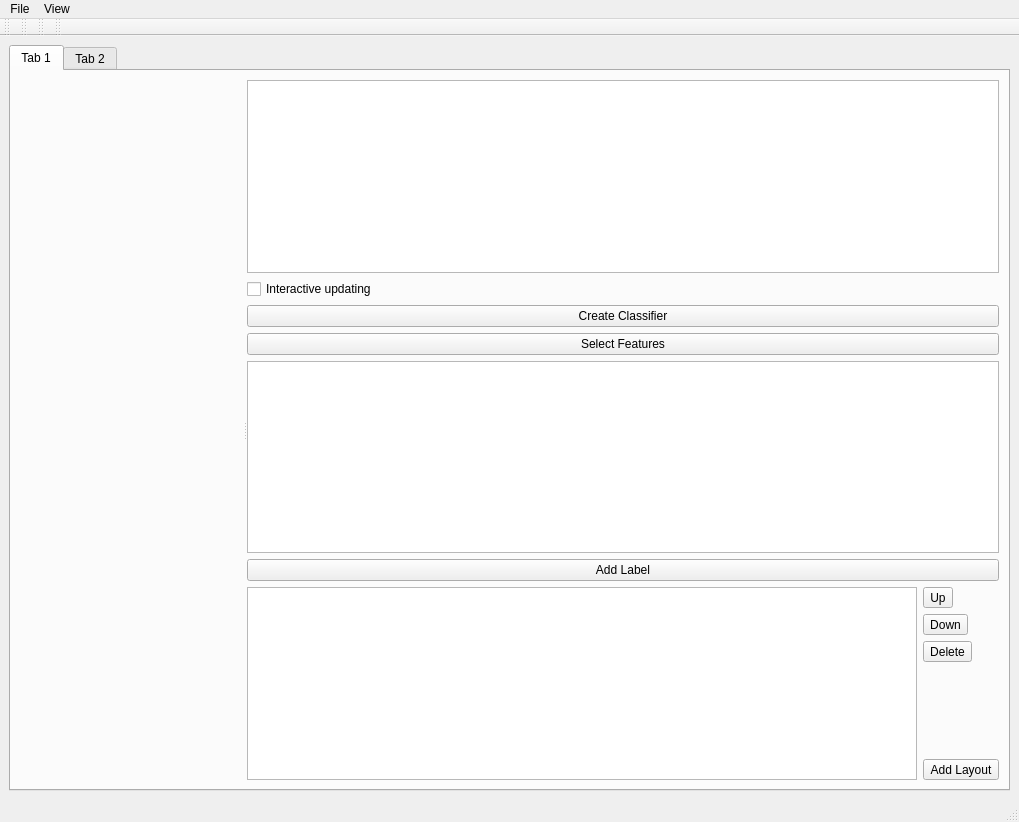
<?xml version="1.0" encoding="UTF-8"?>
<ui version="4.0">
 <class>ClassificationWorkflowWindow</class>
 <widget class="QMainWindow" name="ClassificationWorkflowWindow">
  <property name="geometry">
   <rect>
    <x>0</x>
    <y>0</y>
    <width>1019</width>
    <height>667</height>
   </rect>
  </property>
  <property name="windowTitle">
   <string>Ilastik Classification Workflow</string>
  </property>
  <widget class="QWidget" name="centralwidget">
   <layout class="QVBoxLayout" name="verticalLayout_3">
    <item>
     <widget class="QTabWidget" name="tabWidget">
      <property name="currentIndex">
       <number>0</number>
      </property>
      <widget class="QWidget" name="tab">
       <attribute name="title">
        <string>Tab 1</string>
       </attribute>
       <layout class="QHBoxLayout" name="horizontalLayout_2">
        <item>
         <widget class="QSplitter" name="splitter">
          <property name="orientation">
           <enum>Qt::Horizontal</enum>
          </property>
          <widget class="VolumeEditorWidget" name="volumeEditorWidget" native="true"/>
          <widget class="QWidget" name="widget" native="true">
           <property name="sizePolicy">
            <sizepolicy hsizetype="Minimum" vsizetype="Minimum">
             <horstretch>0</horstretch>
             <verstretch>0</verstretch>
            </sizepolicy>
           </property>
           <layout class="QVBoxLayout" name="verticalLayout_2">
            <item>
             <widget class="QListWidget" name="fileListWidget"/>
            </item>
            <item>
             <widget class="QCheckBox" name="checkInteractive">
              <property name="enabled">
               <bool>true</bool>
              </property>
              <property name="text">
               <string>Interactive updating</string>
              </property>
             </widget>
            </item>
            <item>
             <widget class="QPushButton" name="StartClassificationButton">
              <property name="sizePolicy">
               <sizepolicy hsizetype="Minimum" vsizetype="Fixed">
                <horstretch>0</horstretch>
                <verstretch>0</verstretch>
               </sizepolicy>
              </property>
              <property name="text">
               <string>Create Classifier</string>
              </property>
             </widget>
            </item>
            <item>
             <widget class="QPushButton" name="SelectFeaturesButton">
              <property name="sizePolicy">
               <sizepolicy hsizetype="Minimum" vsizetype="Fixed">
                <horstretch>0</horstretch>
                <verstretch>0</verstretch>
               </sizepolicy>
              </property>
              <property name="text">
               <string>Select Features</string>
              </property>
             </widget>
            </item>
            <item>
             <widget class="LabelListView" name="labelListView">
              <property name="sizePolicy">
               <sizepolicy hsizetype="Minimum" vsizetype="Expanding">
                <horstretch>0</horstretch>
                <verstretch>0</verstretch>
               </sizepolicy>
              </property>
             </widget>
            </item>
            <item>
             <widget class="QPushButton" name="AddLabelButton">
              <property name="text">
               <string>Add Label</string>
              </property>
             </widget>
            </item>
            <item>
             <widget class="QWidget" name="widget" native="true">
              <property name="sizePolicy">
               <sizepolicy hsizetype="Minimum" vsizetype="Preferred">
                <horstretch>0</horstretch>
                <verstretch>0</verstretch>
               </sizepolicy>
              </property>
              <layout class="QHBoxLayout" name="horizontalLayout">
               <property name="margin">
                <number>0</number>
               </property>
               <item>
                <widget class="LayerWidget" name="layerWidget">
                 <property name="sizePolicy">
                  <sizepolicy hsizetype="Expanding" vsizetype="Expanding">
                   <horstretch>0</horstretch>
                   <verstretch>0</verstretch>
                  </sizepolicy>
                 </property>
                </widget>
               </item>
               <item>
                <widget class="QWidget" name="widget" native="true">
                 <layout class="QVBoxLayout" name="verticalLayout">
                  <property name="margin">
                   <number>0</number>
                  </property>
                  <item>
                   <widget class="QToolButton" name="UpButton">
                    <property name="toolTip">
                     <string>move layer up</string>
                    </property>
                    <property name="text">
                     <string>Up</string>
                    </property>
                    <property name="icon">
                     <iconset>
                      <normaloff>../icons/go-up.png</normaloff>../icons/go-up.png</iconset>
                    </property>
                   </widget>
                  </item>
                  <item>
                   <widget class="QToolButton" name="DownButton">
                    <property name="toolTip">
                     <string>move layer down</string>
                    </property>
                    <property name="text">
                     <string>Down</string>
                    </property>
                    <property name="icon">
                     <iconset>
                      <normaloff>../icons/go-down.png</normaloff>../icons/go-down.png</iconset>
                    </property>
                   </widget>
                  </item>
                  <item>
                   <widget class="QToolButton" name="DeleteButton">
                    <property name="toolTip">
                     <string>delete layer</string>
                    </property>
                    <property name="text">
                     <string>Delete</string>
                    </property>
                    <property name="icon">
                     <iconset>
                      <normaloff>../icons/list-remove.png</normaloff>../icons/list-remove.png</iconset>
                    </property>
                   </widget>
                  </item>
                  <item>
                   <spacer name="verticalSpacer">
                    <property name="orientation">
                     <enum>Qt::Vertical</enum>
                    </property>
                    <property name="sizeHint" stdset="0">
                     <size>
                      <width>20</width>
                      <height>40</height>
                     </size>
                    </property>
                   </spacer>
                  </item>
                  <item>
                   <widget class="QToolButton" name="AddLayOutButton">
                    <property name="toolTip">
                     <string>add new layer</string>
                    </property>
                    <property name="text">
                     <string>Add Layout</string>
                    </property>
                    <property name="icon">
                     <iconset>
                      <normaloff>../icons/list-add.png</normaloff>../icons/list-add.png</iconset>
                    </property>
                   </widget>
                  </item>
                 </layout>
                </widget>
               </item>
              </layout>
             </widget>
            </item>
           </layout>
          </widget>
         </widget>
        </item>
       </layout>
      </widget>
      <widget class="QWidget" name="tab_2">
       <attribute name="title">
        <string>Tab 2</string>
       </attribute>
      </widget>
     </widget>
    </item>
   </layout>
  </widget>
  <widget class="QMenuBar" name="menubar">
   <property name="geometry">
    <rect>
     <x>0</x>
     <y>0</y>
     <width>1019</width>
     <height>27</height>
    </rect>
   </property>
   <widget class="QMenu" name="menuFile">
    <property name="title">
     <string>File</string>
    </property>
    <addaction name="actionOpen"/>
    <addaction name="actionQuit"/>
   </widget>
   <widget class="QMenu" name="menuView">
    <property name="title">
     <string>View</string>
    </property>
    <addaction name="actionFit_to_The_Screen"/>
    <addaction name="actionShowDebugPatches"/>
   </widget>
   <addaction name="menuFile"/>
   <addaction name="menuView"/>
  </widget>
  <widget class="QStatusBar" name="statusbar"/>
  <widget class="QToolBar" name="toolBar">
   <property name="windowTitle">
    <string>toolBar</string>
   </property>
   <attribute name="toolBarArea">
    <enum>TopToolBarArea</enum>
   </attribute>
   <attribute name="toolBarBreak">
    <bool>false</bool>
   </attribute>
  </widget>
  <widget class="QToolBar" name="toolBar_2">
   <property name="windowTitle">
    <string>toolBar_2</string>
   </property>
   <attribute name="toolBarArea">
    <enum>TopToolBarArea</enum>
   </attribute>
   <attribute name="toolBarBreak">
    <bool>false</bool>
   </attribute>
  </widget>
  <widget class="QToolBar" name="toolBar_3">
   <property name="windowTitle">
    <string>toolBar_3</string>
   </property>
   <attribute name="toolBarArea">
    <enum>TopToolBarArea</enum>
   </attribute>
   <attribute name="toolBarBreak">
    <bool>false</bool>
   </attribute>
  </widget>
  <widget class="QToolBar" name="toolBar_4">
   <property name="windowTitle">
    <string>toolBar_4</string>
   </property>
   <attribute name="toolBarArea">
    <enum>TopToolBarArea</enum>
   </attribute>
   <attribute name="toolBarBreak">
    <bool>false</bool>
   </attribute>
  </widget>
  <action name="actionOpen">
   <property name="icon">
    <iconset>
     <normaloff>../icons/document-open.png</normaloff>../icons/document-open.png</iconset>
   </property>
   <property name="text">
    <string>Open</string>
   </property>
  </action>
  <action name="actionFit_to_The_Screen">
   <property name="icon">
    <iconset>
     <normaloff>../icons/view-fullscreen.png</normaloff>../icons/view-fullscreen.png</iconset>
   </property>
   <property name="text">
    <string>Fit to The Screen</string>
   </property>
  </action>
  <action name="actionQuit">
   <property name="icon">
    <iconset>
     <normaloff>../icons/process-stop.png</normaloff>../icons/process-stop.png</iconset>
   </property>
   <property name="text">
    <string>Quit</string>
   </property>
  </action>
  <action name="actionShowDebugPatches">
   <property name="checkable">
    <bool>true</bool>
   </property>
   <property name="text">
    <string>Show Debug Patches</string>
   </property>
  </action>
 </widget>
 <customwidgets>
  <customwidget>
   <class>LayerWidget</class>
   <extends>QListView</extends>
   <header>volumeeditor.layerwidget.layerwidget</header>
  </customwidget>
  <customwidget>
   <class>VolumeEditorWidget</class>
   <extends>QWidget</extends>
   <header>volumeeditor.volumeEditorWidget</header>
  </customwidget>
  <customwidget>
   <class>LabelListView</class>
   <extends>QTableView</extends>
   <header>labelListView</header>
  </customwidget>
 </customwidgets>
 <resources/>
 <connections/>
</ui>
